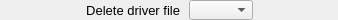
    <widget class="PyDMFrame" name="composite_10">
      <property name="geometry">
        <rect>
          <x>712</x>
          <y>366</y>
          <width>338</width>
          <height>20</height>
        </rect>
      </property>
      <widget class="PyDMEnumComboBox" name="menu_3">
        <property name="geometry">
          <rect>
            <x>189</x>
            <y>0</y>
            <width>64</width>
            <height>20</height>
          </rect>
        </property>
        <property name="toolTip">
          <string>${prefix}DeleteDriverFile</string>
        </property>
        <property name="channel" stdset="0">
          <string>ca://${prefix}DeleteDriverFile</string>
        </property>
        <property name="font" stdset="0">
          <font>
            <pointsize>10</pointsize>
          </font>
        </property>
        <property name="styleSheet">
          <string notr="true">PyDMEnumComboBox#menu_3 {
  color: rgb(0, 0, 0);
  background-color: rgb(115, 223, 255);
  }</string>
        </property>
      </widget>
      <widget class="QLabel" name="text_15">
        <property name="geometry">
          <rect>
            <x>0</x>
            <y>0</y>
            <width>180</width>
            <height>20</height>
          </rect>
        </property>
        <property name="text">
          <string>Delete driver file</string>
        </property>
        <property name="font" stdset="0">
          <font>
            <pointsize>10</pointsize>
          </font>
        </property>
        <property name="brush" stdset="0">
          <brush brushstyle="SolidPattern">
            <color alpha="255">
              <red>0</red>
              <green>0</green>
              <blue>0</blue>
            </color>
          </brush>
        </property>
        <property name="toolTip">
          <string>text_15</string>
        </property>
        <property name="alignment">
          <set>Qt::AlignRight|Qt::AlignTrailing|Qt::AlignVCenter</set>
        </property>
        <property name="styleSheet">
          <string notr="true">QLabel#text_15 {
  color: rgb(0, 0, 0);
  }</string>
        </property>
      </widget>
      <widget class="PyDMLabel" name="text_update_14">
        <property name="geometry">
          <rect>
            <x>258</x>
            <y>1</y>
            <width>80</width>
            <height>18</height>
          </rect>
        </property>
        <property name="toolTip">
          <string>PV: ${prefix}DeleteDriverFile_RBV</string>
        </property>
        <property name="channel" stdset="0">
          <string>ca://${prefix}DeleteDriverFile_RBV</string>
        </property>
        <property name="font" stdset="0">
          <font>
            <pointsize>10</pointsize>
          </font>
        </property>
        <property name="alignment">
          <set>Qt::AlignLeading|Qt::AlignLeft|Qt::AlignVCenter</set>
        </property>
        <property name="textInteractionFlags">
          <set>Qt::TextSelectableByKeyboard|Qt::TextSelectableByMouse</set>
        </property>
        <property name="styleSheet">
          <string notr="true">PyDMLabel#text_update_14 {
  color: rgb(10, 0, 184);
  background-color: rgb(187, 187, 187);
  }</string>
        </property>
      </widget>
    </widget>
